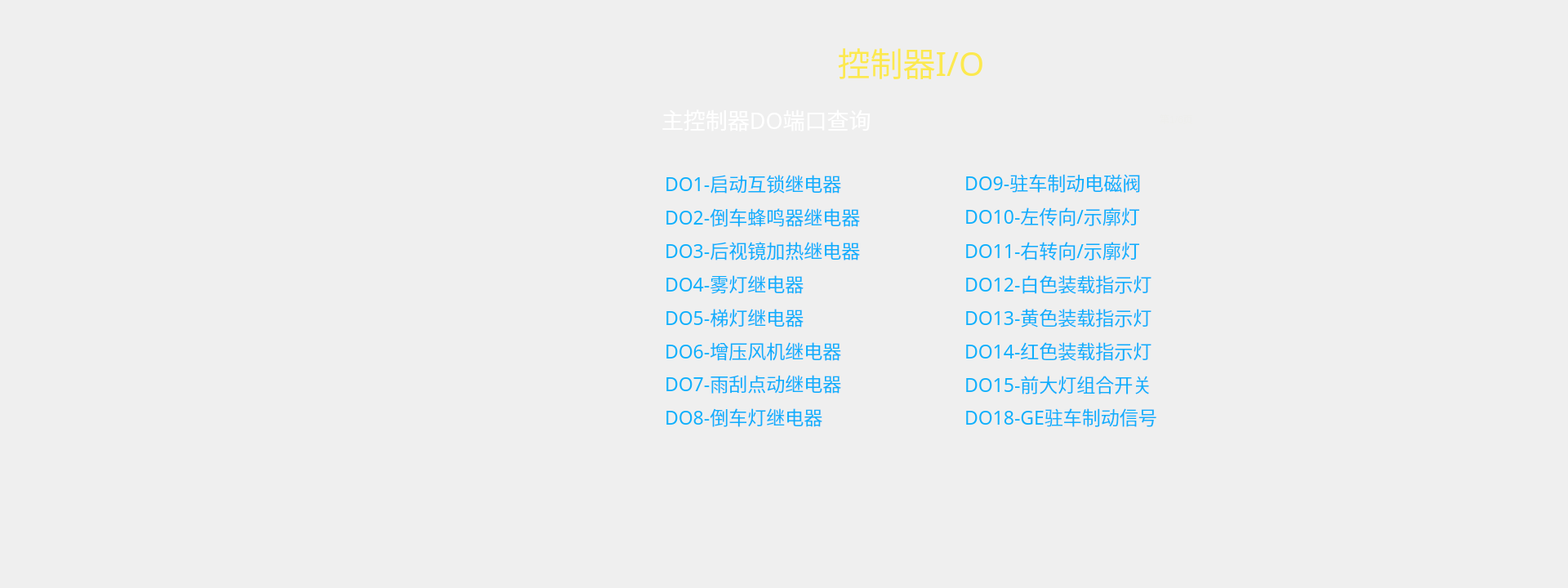
<?xml version="1.0" encoding="UTF-8"?>
<ui version="4.0">
 <class>FORM_ControllerPort</class>
 <widget class="QWidget" name="FORM_ControllerPort">
  <property name="geometry">
   <rect>
    <x>0</x>
    <y>0</y>
    <width>1920</width>
    <height>720</height>
   </rect>
  </property>
  <property name="windowTitle">
   <string>Form</string>
  </property>
  <property name="styleSheet">
   <string notr="true">/*background-image: url(:/pic_de260/bg_01.png);*/
QLabel{
color: rgb(15, 175, 252);
font: 17pt &quot;WenQuanYi Zen Hei&quot;;
}</string>
  </property>
  <widget class="QLabel" name="label">
   <property name="geometry">
    <rect>
     <x>930</x>
     <y>50</y>
     <width>371</width>
     <height>51</height>
    </rect>
   </property>
   <property name="font">
    <font>
     <family>TakaoPGothic</family>
     <pointsize>30</pointsize>
     <weight>50</weight>
     <italic>false</italic>
     <bold>false</bold>
    </font>
   </property>
   <property name="styleSheet">
    <string notr="true">color: rgb(252, 233, 79);
font: 30pt &quot;TakaoPGothic&quot;;</string>
   </property>
   <property name="text">
    <string>控制器I/O</string>
   </property>
   <property name="alignment">
    <set>Qt::AlignCenter</set>
   </property>
  </widget>
  <widget class="QLabel" name="pageinfo">
   <property name="geometry">
    <rect>
     <x>1420</x>
     <y>130</y>
     <width>121</width>
     <height>31</height>
    </rect>
   </property>
   <property name="styleSheet">
    <string notr="true">color: rgb(238, 238, 236);
font: 20pt &quot;WenQuanYi Zen Hei&quot;;</string>
   </property>
   <property name="text">
    <string>第1/6页</string>
   </property>
  </widget>
  <widget class="QLabel" name="portinfo">
   <property name="geometry">
    <rect>
     <x>810</x>
     <y>130</y>
     <width>371</width>
     <height>31</height>
    </rect>
   </property>
   <property name="font">
    <font>
     <family>WenQuanYi Zen Hei</family>
     <pointsize>20</pointsize>
     <weight>50</weight>
     <italic>false</italic>
     <bold>false</bold>
    </font>
   </property>
   <property name="styleSheet">
    <string notr="true">font: 20pt &quot;WenQuanYi Zen Hei&quot;;
color: rgb(255, 255, 255);</string>
   </property>
   <property name="text">
    <string>主控制器DO端口查询</string>
   </property>
   <property name="alignment">
    <set>Qt::AlignLeading|Qt::AlignLeft|Qt::AlignVCenter</set>
   </property>
  </widget>
  <widget class="QLabel" name="label_2">
   <property name="geometry">
    <rect>
     <x>1290</x>
     <y>50</y>
     <width>81</width>
     <height>51</height>
    </rect>
   </property>
   <property name="font">
    <font>
     <family>WenQuanYi Zen Hei</family>
     <pointsize>17</pointsize>
     <weight>50</weight>
     <italic>false</italic>
     <bold>false</bold>
    </font>
   </property>
   <property name="styleSheet">
    <string notr="true"/>
   </property>
   <property name="text">
    <string/>
   </property>
   <property name="pixmap">
    <pixmap resource="resources.qrc">:/ico_260/915.png</pixmap>
   </property>
   <property name="scaledContents">
    <bool>false</bool>
   </property>
   <property name="alignment">
    <set>Qt::AlignCenter</set>
   </property>
  </widget>
  <widget class="QLabel" name="light_11">
   <property name="geometry">
    <rect>
     <x>1498</x>
     <y>288</y>
     <width>30</width>
     <height>30</height>
    </rect>
   </property>
   <property name="text">
    <string/>
   </property>
   <property name="pixmap">
    <pixmap resource="resources.qrc">:/pic_de260/ico_25.png</pixmap>
   </property>
  </widget>
  <widget class="QLabel" name="light_13">
   <property name="geometry">
    <rect>
     <x>1498</x>
     <y>370</y>
     <width>30</width>
     <height>30</height>
    </rect>
   </property>
   <property name="text">
    <string/>
   </property>
   <property name="pixmap">
    <pixmap resource="resources.qrc">:/pic_de260/ico_25.png</pixmap>
   </property>
  </widget>
  <widget class="QLabel" name="text3_2">
   <property name="geometry">
    <rect>
     <x>1181</x>
     <y>370</y>
     <width>311</width>
     <height>35</height>
    </rect>
   </property>
   <property name="minimumSize">
    <size>
     <width>311</width>
     <height>0</height>
    </size>
   </property>
   <property name="font">
    <font>
     <family>WenQuanYi Zen Hei</family>
     <pointsize>17</pointsize>
     <weight>50</weight>
     <italic>false</italic>
     <bold>false</bold>
    </font>
   </property>
   <property name="styleSheet">
    <string notr="true"/>
   </property>
   <property name="text">
    <string>DO13-黄色装载指示灯</string>
   </property>
   <property name="alignment">
    <set>Qt::AlignLeading|Qt::AlignLeft|Qt::AlignVCenter</set>
   </property>
  </widget>
  <widget class="QLabel" name="text5_2">
   <property name="geometry">
    <rect>
     <x>1181</x>
     <y>452</y>
     <width>311</width>
     <height>35</height>
    </rect>
   </property>
   <property name="minimumSize">
    <size>
     <width>311</width>
     <height>0</height>
    </size>
   </property>
   <property name="font">
    <font>
     <family>WenQuanYi Zen Hei</family>
     <pointsize>17</pointsize>
     <weight>50</weight>
     <italic>false</italic>
     <bold>false</bold>
    </font>
   </property>
   <property name="styleSheet">
    <string notr="true"/>
   </property>
   <property name="text">
    <string>DO15-前大灯组合开关</string>
   </property>
   <property name="alignment">
    <set>Qt::AlignLeading|Qt::AlignLeft|Qt::AlignVCenter</set>
   </property>
  </widget>
  <widget class="QLabel" name="light_10">
   <property name="geometry">
    <rect>
     <x>1498</x>
     <y>247</y>
     <width>30</width>
     <height>30</height>
    </rect>
   </property>
   <property name="text">
    <string/>
   </property>
   <property name="pixmap">
    <pixmap resource="resources.qrc">:/pic_de260/ico_25.png</pixmap>
   </property>
  </widget>
  <widget class="QLabel" name="text10">
   <property name="geometry">
    <rect>
     <x>1181</x>
     <y>247</y>
     <width>311</width>
     <height>35</height>
    </rect>
   </property>
   <property name="minimumSize">
    <size>
     <width>311</width>
     <height>0</height>
    </size>
   </property>
   <property name="font">
    <font>
     <family>WenQuanYi Zen Hei</family>
     <pointsize>17</pointsize>
     <weight>50</weight>
     <italic>false</italic>
     <bold>false</bold>
    </font>
   </property>
   <property name="styleSheet">
    <string notr="true"/>
   </property>
   <property name="text">
    <string>&lt;html&gt;&lt;head/&gt;&lt;body&gt;&lt;p&gt;DO10-左传向/示廓灯&lt;/p&gt;&lt;/body&gt;&lt;/html&gt;</string>
   </property>
   <property name="alignment">
    <set>Qt::AlignLeading|Qt::AlignLeft|Qt::AlignVCenter</set>
   </property>
  </widget>
  <widget class="QLabel" name="text2_2">
   <property name="geometry">
    <rect>
     <x>1181</x>
     <y>329</y>
     <width>311</width>
     <height>35</height>
    </rect>
   </property>
   <property name="minimumSize">
    <size>
     <width>311</width>
     <height>0</height>
    </size>
   </property>
   <property name="font">
    <font>
     <family>WenQuanYi Zen Hei</family>
     <pointsize>17</pointsize>
     <weight>50</weight>
     <italic>false</italic>
     <bold>false</bold>
    </font>
   </property>
   <property name="styleSheet">
    <string notr="true"/>
   </property>
   <property name="text">
    <string>DO12-白色装载指示灯</string>
   </property>
   <property name="alignment">
    <set>Qt::AlignLeading|Qt::AlignLeft|Qt::AlignVCenter</set>
   </property>
  </widget>
  <widget class="QLabel" name="light_14">
   <property name="geometry">
    <rect>
     <x>1498</x>
     <y>411</y>
     <width>30</width>
     <height>30</height>
    </rect>
   </property>
   <property name="text">
    <string/>
   </property>
   <property name="pixmap">
    <pixmap resource="resources.qrc">:/pic_de260/ico_25.png</pixmap>
   </property>
  </widget>
  <widget class="QLabel" name="light_12">
   <property name="geometry">
    <rect>
     <x>1498</x>
     <y>329</y>
     <width>30</width>
     <height>30</height>
    </rect>
   </property>
   <property name="text">
    <string/>
   </property>
   <property name="pixmap">
    <pixmap resource="resources.qrc">:/pic_de260/ico_25.png</pixmap>
   </property>
  </widget>
  <widget class="QLabel" name="text8_2">
   <property name="geometry">
    <rect>
     <x>1181</x>
     <y>493</y>
     <width>311</width>
     <height>35</height>
    </rect>
   </property>
   <property name="minimumSize">
    <size>
     <width>311</width>
     <height>0</height>
    </size>
   </property>
   <property name="font">
    <font>
     <family>WenQuanYi Zen Hei</family>
     <pointsize>17</pointsize>
     <weight>50</weight>
     <italic>false</italic>
     <bold>false</bold>
    </font>
   </property>
   <property name="styleSheet">
    <string notr="true"/>
   </property>
   <property name="text">
    <string>&lt;html&gt;&lt;head/&gt;&lt;body&gt;&lt;p&gt;DO18-GE驻车制动信号&lt;/p&gt;&lt;/body&gt;&lt;/html&gt;</string>
   </property>
   <property name="alignment">
    <set>Qt::AlignLeading|Qt::AlignLeft|Qt::AlignVCenter</set>
   </property>
  </widget>
  <widget class="QLabel" name="text1_2">
   <property name="geometry">
    <rect>
     <x>1181</x>
     <y>288</y>
     <width>311</width>
     <height>35</height>
    </rect>
   </property>
   <property name="minimumSize">
    <size>
     <width>311</width>
     <height>0</height>
    </size>
   </property>
   <property name="font">
    <font>
     <family>WenQuanYi Zen Hei</family>
     <pointsize>17</pointsize>
     <weight>50</weight>
     <italic>false</italic>
     <bold>false</bold>
    </font>
   </property>
   <property name="styleSheet">
    <string notr="true"/>
   </property>
   <property name="text">
    <string>DO11-右转向/示廓灯</string>
   </property>
   <property name="alignment">
    <set>Qt::AlignLeading|Qt::AlignLeft|Qt::AlignVCenter</set>
   </property>
  </widget>
  <widget class="QLabel" name="text4_2">
   <property name="geometry">
    <rect>
     <x>1181</x>
     <y>411</y>
     <width>311</width>
     <height>35</height>
    </rect>
   </property>
   <property name="minimumSize">
    <size>
     <width>311</width>
     <height>0</height>
    </size>
   </property>
   <property name="font">
    <font>
     <family>WenQuanYi Zen Hei</family>
     <pointsize>17</pointsize>
     <weight>50</weight>
     <italic>false</italic>
     <bold>false</bold>
    </font>
   </property>
   <property name="styleSheet">
    <string notr="true"/>
   </property>
   <property name="text">
    <string>DO14-红色装载指示灯</string>
   </property>
   <property name="alignment">
    <set>Qt::AlignLeading|Qt::AlignLeft|Qt::AlignVCenter</set>
   </property>
  </widget>
  <widget class="QLabel" name="light_18">
   <property name="geometry">
    <rect>
     <x>1498</x>
     <y>493</y>
     <width>30</width>
     <height>30</height>
    </rect>
   </property>
   <property name="text">
    <string/>
   </property>
   <property name="pixmap">
    <pixmap resource="resources.qrc">:/pic_de260/ico_25.png</pixmap>
   </property>
  </widget>
  <widget class="QLabel" name="light_15">
   <property name="geometry">
    <rect>
     <x>1498</x>
     <y>452</y>
     <width>30</width>
     <height>30</height>
    </rect>
   </property>
   <property name="text">
    <string/>
   </property>
   <property name="pixmap">
    <pixmap resource="resources.qrc">:/pic_de260/ico_25.png</pixmap>
   </property>
  </widget>
  <widget class="QLabel" name="text1">
   <property name="geometry">
    <rect>
     <x>814</x>
     <y>206</y>
     <width>299</width>
     <height>35</height>
    </rect>
   </property>
   <property name="minimumSize">
    <size>
     <width>299</width>
     <height>30</height>
    </size>
   </property>
   <property name="font">
    <font>
     <family>WenQuanYi Zen Hei</family>
     <pointsize>17</pointsize>
     <weight>50</weight>
     <italic>false</italic>
     <bold>false</bold>
    </font>
   </property>
   <property name="styleSheet">
    <string notr="true"/>
   </property>
   <property name="text">
    <string>DO1-启动互锁继电器</string>
   </property>
   <property name="alignment">
    <set>Qt::AlignLeading|Qt::AlignLeft|Qt::AlignVCenter</set>
   </property>
  </widget>
  <widget class="QLabel" name="light_7">
   <property name="geometry">
    <rect>
     <x>1119</x>
     <y>452</y>
     <width>30</width>
     <height>30</height>
    </rect>
   </property>
   <property name="text">
    <string/>
   </property>
   <property name="pixmap">
    <pixmap resource="resources.qrc">:/pic_de260/ico_25.png</pixmap>
   </property>
  </widget>
  <widget class="QLabel" name="light_5">
   <property name="geometry">
    <rect>
     <x>1119</x>
     <y>370</y>
     <width>30</width>
     <height>30</height>
    </rect>
   </property>
   <property name="text">
    <string/>
   </property>
   <property name="pixmap">
    <pixmap resource="resources.qrc">:/pic_de260/ico_25.png</pixmap>
   </property>
  </widget>
  <widget class="QLabel" name="text3">
   <property name="geometry">
    <rect>
     <x>814</x>
     <y>288</y>
     <width>299</width>
     <height>35</height>
    </rect>
   </property>
   <property name="minimumSize">
    <size>
     <width>299</width>
     <height>30</height>
    </size>
   </property>
   <property name="font">
    <font>
     <family>WenQuanYi Zen Hei</family>
     <pointsize>17</pointsize>
     <weight>50</weight>
     <italic>false</italic>
     <bold>false</bold>
    </font>
   </property>
   <property name="styleSheet">
    <string notr="true"/>
   </property>
   <property name="text">
    <string>DO3-后视镜加热继电器</string>
   </property>
   <property name="alignment">
    <set>Qt::AlignLeading|Qt::AlignLeft|Qt::AlignVCenter</set>
   </property>
  </widget>
  <widget class="QLabel" name="light_2">
   <property name="geometry">
    <rect>
     <x>1119</x>
     <y>247</y>
     <width>30</width>
     <height>30</height>
    </rect>
   </property>
   <property name="text">
    <string/>
   </property>
   <property name="pixmap">
    <pixmap resource="resources.qrc">:/pic_de260/ico_25.png</pixmap>
   </property>
  </widget>
  <widget class="QLabel" name="text9">
   <property name="geometry">
    <rect>
     <x>814</x>
     <y>493</y>
     <width>299</width>
     <height>35</height>
    </rect>
   </property>
   <property name="minimumSize">
    <size>
     <width>299</width>
     <height>30</height>
    </size>
   </property>
   <property name="font">
    <font>
     <family>WenQuanYi Zen Hei</family>
     <pointsize>17</pointsize>
     <weight>50</weight>
     <italic>false</italic>
     <bold>false</bold>
    </font>
   </property>
   <property name="styleSheet">
    <string notr="true"/>
   </property>
   <property name="text">
    <string>&lt;html&gt;&lt;head/&gt;&lt;body&gt;&lt;p&gt;DO8-倒车灯继电器&lt;/p&gt;&lt;/body&gt;&lt;/html&gt;</string>
   </property>
   <property name="alignment">
    <set>Qt::AlignLeading|Qt::AlignLeft|Qt::AlignVCenter</set>
   </property>
  </widget>
  <widget class="QLabel" name="text4">
   <property name="geometry">
    <rect>
     <x>814</x>
     <y>329</y>
     <width>299</width>
     <height>35</height>
    </rect>
   </property>
   <property name="minimumSize">
    <size>
     <width>299</width>
     <height>30</height>
    </size>
   </property>
   <property name="font">
    <font>
     <family>WenQuanYi Zen Hei</family>
     <pointsize>17</pointsize>
     <weight>50</weight>
     <italic>false</italic>
     <bold>false</bold>
    </font>
   </property>
   <property name="styleSheet">
    <string notr="true"/>
   </property>
   <property name="text">
    <string>DO4-雾灯继电器</string>
   </property>
   <property name="alignment">
    <set>Qt::AlignLeading|Qt::AlignLeft|Qt::AlignVCenter</set>
   </property>
  </widget>
  <widget class="QLabel" name="light_9">
   <property name="geometry">
    <rect>
     <x>1498</x>
     <y>206</y>
     <width>30</width>
     <height>30</height>
    </rect>
   </property>
   <property name="text">
    <string/>
   </property>
   <property name="pixmap">
    <pixmap resource="resources.qrc">:/pic_de260/ico_25.png</pixmap>
   </property>
  </widget>
  <widget class="QLabel" name="text7">
   <property name="geometry">
    <rect>
     <x>814</x>
     <y>452</y>
     <width>299</width>
     <height>35</height>
    </rect>
   </property>
   <property name="minimumSize">
    <size>
     <width>299</width>
     <height>30</height>
    </size>
   </property>
   <property name="font">
    <font>
     <family>WenQuanYi Zen Hei</family>
     <pointsize>17</pointsize>
     <weight>50</weight>
     <italic>false</italic>
     <bold>false</bold>
    </font>
   </property>
   <property name="styleSheet">
    <string notr="true"/>
   </property>
   <property name="text">
    <string>&lt;html&gt;&lt;head/&gt;&lt;body&gt;&lt;p&gt;DO7-雨刮点动继电器&lt;/p&gt;&lt;/body&gt;&lt;/html&gt;</string>
   </property>
   <property name="alignment">
    <set>Qt::AlignLeading|Qt::AlignLeft|Qt::AlignVCenter</set>
   </property>
  </widget>
  <widget class="QLabel" name="light_8">
   <property name="geometry">
    <rect>
     <x>1119</x>
     <y>493</y>
     <width>30</width>
     <height>30</height>
    </rect>
   </property>
   <property name="text">
    <string/>
   </property>
   <property name="pixmap">
    <pixmap resource="resources.qrc">:/pic_de260/ico_25.png</pixmap>
   </property>
  </widget>
  <widget class="QLabel" name="light_6">
   <property name="geometry">
    <rect>
     <x>1119</x>
     <y>411</y>
     <width>30</width>
     <height>30</height>
    </rect>
   </property>
   <property name="text">
    <string/>
   </property>
   <property name="pixmap">
    <pixmap resource="resources.qrc">:/pic_de260/ico_25.png</pixmap>
   </property>
  </widget>
  <widget class="QLabel" name="text5">
   <property name="geometry">
    <rect>
     <x>814</x>
     <y>370</y>
     <width>299</width>
     <height>35</height>
    </rect>
   </property>
   <property name="minimumSize">
    <size>
     <width>299</width>
     <height>30</height>
    </size>
   </property>
   <property name="font">
    <font>
     <family>WenQuanYi Zen Hei</family>
     <pointsize>17</pointsize>
     <weight>50</weight>
     <italic>false</italic>
     <bold>false</bold>
    </font>
   </property>
   <property name="styleSheet">
    <string notr="true"/>
   </property>
   <property name="text">
    <string>DO5-梯灯继电器</string>
   </property>
   <property name="alignment">
    <set>Qt::AlignLeading|Qt::AlignLeft|Qt::AlignVCenter</set>
   </property>
  </widget>
  <widget class="QLabel" name="light_3">
   <property name="geometry">
    <rect>
     <x>1119</x>
     <y>288</y>
     <width>30</width>
     <height>30</height>
    </rect>
   </property>
   <property name="text">
    <string/>
   </property>
   <property name="pixmap">
    <pixmap resource="resources.qrc">:/pic_de260/ico_25.png</pixmap>
   </property>
  </widget>
  <widget class="QLabel" name="text6">
   <property name="geometry">
    <rect>
     <x>814</x>
     <y>411</y>
     <width>299</width>
     <height>35</height>
    </rect>
   </property>
   <property name="minimumSize">
    <size>
     <width>299</width>
     <height>30</height>
    </size>
   </property>
   <property name="font">
    <font>
     <family>WenQuanYi Zen Hei</family>
     <pointsize>17</pointsize>
     <weight>50</weight>
     <italic>false</italic>
     <bold>false</bold>
    </font>
   </property>
   <property name="styleSheet">
    <string notr="true"/>
   </property>
   <property name="text">
    <string>DO6-增压风机继电器</string>
   </property>
   <property name="alignment">
    <set>Qt::AlignLeading|Qt::AlignLeft|Qt::AlignVCenter</set>
   </property>
  </widget>
  <widget class="QLabel" name="text2">
   <property name="geometry">
    <rect>
     <x>814</x>
     <y>247</y>
     <width>299</width>
     <height>35</height>
    </rect>
   </property>
   <property name="minimumSize">
    <size>
     <width>299</width>
     <height>30</height>
    </size>
   </property>
   <property name="font">
    <font>
     <family>WenQuanYi Zen Hei</family>
     <pointsize>17</pointsize>
     <weight>50</weight>
     <italic>false</italic>
     <bold>false</bold>
    </font>
   </property>
   <property name="styleSheet">
    <string notr="true"/>
   </property>
   <property name="text">
    <string>DO2-倒车蜂鸣器继电器</string>
   </property>
   <property name="alignment">
    <set>Qt::AlignLeading|Qt::AlignLeft|Qt::AlignVCenter</set>
   </property>
  </widget>
  <widget class="QLabel" name="text8">
   <property name="geometry">
    <rect>
     <x>1181</x>
     <y>206</y>
     <width>299</width>
     <height>35</height>
    </rect>
   </property>
   <property name="minimumSize">
    <size>
     <width>299</width>
     <height>0</height>
    </size>
   </property>
   <property name="font">
    <font>
     <family>WenQuanYi Zen Hei</family>
     <pointsize>17</pointsize>
     <weight>50</weight>
     <italic>false</italic>
     <bold>false</bold>
    </font>
   </property>
   <property name="styleSheet">
    <string notr="true"/>
   </property>
   <property name="text">
    <string>&lt;html&gt;&lt;head/&gt;&lt;body&gt;&lt;p&gt;DO9-驻车制动电磁阀&lt;/p&gt;&lt;/body&gt;&lt;/html&gt;</string>
   </property>
   <property name="alignment">
    <set>Qt::AlignLeading|Qt::AlignLeft|Qt::AlignVCenter</set>
   </property>
  </widget>
  <widget class="QLabel" name="light_4">
   <property name="geometry">
    <rect>
     <x>1119</x>
     <y>329</y>
     <width>30</width>
     <height>30</height>
    </rect>
   </property>
   <property name="text">
    <string/>
   </property>
   <property name="pixmap">
    <pixmap resource="resources.qrc">:/pic_de260/ico_25.png</pixmap>
   </property>
  </widget>
  <widget class="QLabel" name="light_1">
   <property name="geometry">
    <rect>
     <x>1119</x>
     <y>206</y>
     <width>30</width>
     <height>30</height>
    </rect>
   </property>
   <property name="text">
    <string/>
   </property>
   <property name="pixmap">
    <pixmap resource="resources.qrc">:/pic_de260/ico_25.png</pixmap>
   </property>
  </widget>
 </widget>
 <resources>
  <include location="resources.qrc"/>
 </resources>
 <connections/>
</ui>
